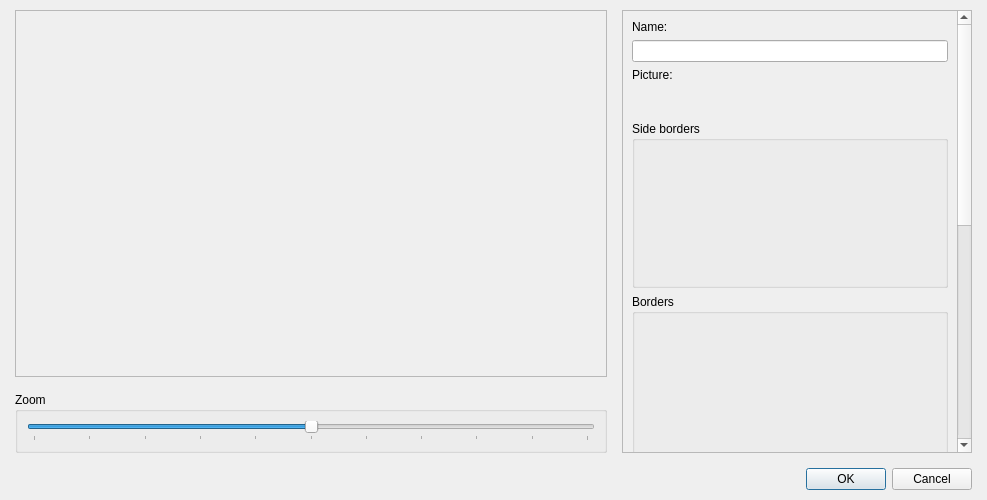
<?xml version="1.0" encoding="UTF-8"?>
<ui version="4.0">
 <class>DialogSystemWindowSkin</class>
 <widget class="QDialog" name="DialogSystemWindowSkin">
  <property name="geometry">
   <rect>
    <x>0</x>
    <y>0</y>
    <width>987</width>
    <height>500</height>
   </rect>
  </property>
  <property name="windowTitle">
   <string>Window skin...</string>
  </property>
  <layout class="QVBoxLayout" name="verticalLayout_10">
   <property name="leftMargin">
    <number>15</number>
   </property>
   <property name="topMargin">
    <number>10</number>
   </property>
   <property name="rightMargin">
    <number>15</number>
   </property>
   <property name="bottomMargin">
    <number>10</number>
   </property>
   <item>
    <layout class="QVBoxLayout" name="verticalLayout_8">
     <property name="spacing">
      <number>15</number>
     </property>
     <item>
      <layout class="QHBoxLayout" name="horizontalLayout_2" stretch="1,0">
       <item>
        <layout class="QVBoxLayout" name="verticalLayout" stretch="1,0">
         <item>
          <widget class="QScrollArea" name="scrollArea_2">
           <property name="widgetResizable">
            <bool>true</bool>
           </property>
           <widget class="QWidget" name="scrollAreaWidgetContents_2">
            <property name="geometry">
             <rect>
              <x>0</x>
              <y>0</y>
              <width>593</width>
              <height>362</height>
             </rect>
            </property>
            <layout class="QGridLayout" name="gridLayout_9">
             <property name="leftMargin">
              <number>0</number>
             </property>
             <property name="topMargin">
              <number>0</number>
             </property>
             <property name="rightMargin">
              <number>0</number>
             </property>
             <property name="bottomMargin">
              <number>0</number>
             </property>
             <property name="spacing">
              <number>0</number>
             </property>
             <item row="0" column="0">
              <layout class="QGridLayout" name="gridLayout" columnstretch="1,0">
               <property name="spacing">
                <number>0</number>
               </property>
               <item row="0" column="0">
                <widget class="WidgetShowPicture" name="widgetShowPicture" native="true">
                 <property name="minimumSize">
                  <size>
                   <width>0</width>
                   <height>0</height>
                  </size>
                 </property>
                 <property name="maximumSize">
                  <size>
                   <width>16777215</width>
                   <height>16777215</height>
                  </size>
                 </property>
                </widget>
               </item>
               <item row="0" column="1">
                <spacer name="horizontalSpacer_2">
                 <property name="orientation">
                  <enum>Qt::Horizontal</enum>
                 </property>
                 <property name="sizeHint" stdset="0">
                  <size>
                   <width>108</width>
                   <height>288</height>
                  </size>
                 </property>
                </spacer>
               </item>
               <item row="1" column="0" colspan="2">
                <spacer name="verticalSpacer">
                 <property name="orientation">
                  <enum>Qt::Vertical</enum>
                 </property>
                 <property name="sizeHint" stdset="0">
                  <size>
                   <width>558</width>
                   <height>40</height>
                  </size>
                 </property>
                </spacer>
               </item>
              </layout>
             </item>
            </layout>
           </widget>
          </widget>
         </item>
         <item>
          <widget class="QGroupBox" name="groupBoxZoom">
           <property name="title">
            <string>Zoom</string>
           </property>
           <layout class="QGridLayout" name="gridLayout_4">
            <item row="0" column="0">
             <widget class="QSlider" name="horizontalSlider">
              <property name="minimum">
               <number>-5</number>
              </property>
              <property name="maximum">
               <number>5</number>
              </property>
              <property name="pageStep">
               <number>1</number>
              </property>
              <property name="sliderPosition">
               <number>0</number>
              </property>
              <property name="tracking">
               <bool>true</bool>
              </property>
              <property name="orientation">
               <enum>Qt::Horizontal</enum>
              </property>
              <property name="invertedAppearance">
               <bool>false</bool>
              </property>
              <property name="invertedControls">
               <bool>false</bool>
              </property>
              <property name="tickPosition">
               <enum>QSlider::TicksBelow</enum>
              </property>
              <property name="tickInterval">
               <number>1</number>
              </property>
             </widget>
            </item>
           </layout>
          </widget>
         </item>
        </layout>
       </item>
       <item>
        <widget class="QScrollArea" name="scrollArea">
         <property name="minimumSize">
          <size>
           <width>350</width>
           <height>0</height>
          </size>
         </property>
         <property name="maximumSize">
          <size>
           <width>350</width>
           <height>16777215</height>
          </size>
         </property>
         <property name="widgetResizable">
          <bool>true</bool>
         </property>
         <widget class="QWidget" name="scrollAreaWidgetContents">
          <property name="geometry">
           <rect>
            <x>0</x>
            <y>0</y>
            <width>334</width>
            <height>948</height>
           </rect>
          </property>
          <layout class="QGridLayout" name="gridLayout_8">
           <item row="0" column="0">
            <layout class="QVBoxLayout" name="verticalLayout_7">
             <item>
              <widget class="QLabel" name="labelName">
               <property name="text">
                <string>Name:</string>
               </property>
              </widget>
             </item>
             <item>
              <widget class="QLineEdit" name="lineEditName"/>
             </item>
             <item>
              <widget class="QLabel" name="labelPicture">
               <property name="text">
                <string>Picture:</string>
               </property>
              </widget>
             </item>
             <item>
              <widget class="WidgetPicture" name="widgetPicture" native="true">
               <property name="minimumSize">
                <size>
                 <width>200</width>
                 <height>27</height>
                </size>
               </property>
               <property name="maximumSize">
                <size>
                 <width>200</width>
                 <height>27</height>
                </size>
               </property>
              </widget>
             </item>
             <item>
              <widget class="QGroupBox" name="groupBoxSideBorders">
               <property name="title">
                <string>Side borders</string>
               </property>
               <layout class="QGridLayout" name="gridLayout_2">
                <item row="0" column="0">
                 <layout class="QVBoxLayout" name="verticalLayout_2">
                  <item>
                   <widget class="WidgetSelectRect" name="widgetSelectRectTopLeft" native="true">
                    <property name="minimumSize">
                     <size>
                      <width>0</width>
                      <height>27</height>
                     </size>
                    </property>
                    <property name="maximumSize">
                     <size>
                      <width>16777215</width>
                      <height>27</height>
                     </size>
                    </property>
                   </widget>
                  </item>
                  <item>
                   <widget class="WidgetSelectRect" name="widgetSelectRectTopRight" native="true">
                    <property name="minimumSize">
                     <size>
                      <width>0</width>
                      <height>27</height>
                     </size>
                    </property>
                    <property name="maximumSize">
                     <size>
                      <width>16777215</width>
                      <height>27</height>
                     </size>
                    </property>
                   </widget>
                  </item>
                  <item>
                   <widget class="WidgetSelectRect" name="widgetSelectRectBotLeft" native="true">
                    <property name="minimumSize">
                     <size>
                      <width>0</width>
                      <height>27</height>
                     </size>
                    </property>
                    <property name="maximumSize">
                     <size>
                      <width>16777215</width>
                      <height>27</height>
                     </size>
                    </property>
                   </widget>
                  </item>
                  <item>
                   <widget class="WidgetSelectRect" name="widgetSelectRectBotRight" native="true">
                    <property name="minimumSize">
                     <size>
                      <width>0</width>
                      <height>27</height>
                     </size>
                    </property>
                    <property name="maximumSize">
                     <size>
                      <width>16777215</width>
                      <height>27</height>
                     </size>
                    </property>
                   </widget>
                  </item>
                 </layout>
                </item>
               </layout>
              </widget>
             </item>
             <item>
              <widget class="QGroupBox" name="groupBoxBorders">
               <property name="title">
                <string>Borders</string>
               </property>
               <layout class="QGridLayout" name="gridLayout_3">
                <item row="0" column="0">
                 <layout class="QVBoxLayout" name="verticalLayout_3">
                  <item>
                   <widget class="WidgetSelectRect" name="widgetSelectRectLeft" native="true">
                    <property name="minimumSize">
                     <size>
                      <width>0</width>
                      <height>27</height>
                     </size>
                    </property>
                    <property name="maximumSize">
                     <size>
                      <width>16777215</width>
                      <height>27</height>
                     </size>
                    </property>
                   </widget>
                  </item>
                  <item>
                   <widget class="WidgetSelectRect" name="widgetSelectRectRight" native="true">
                    <property name="minimumSize">
                     <size>
                      <width>0</width>
                      <height>27</height>
                     </size>
                    </property>
                    <property name="maximumSize">
                     <size>
                      <width>16777215</width>
                      <height>27</height>
                     </size>
                    </property>
                   </widget>
                  </item>
                  <item>
                   <widget class="WidgetSelectRect" name="widgetSelectRectTop" native="true">
                    <property name="minimumSize">
                     <size>
                      <width>0</width>
                      <height>27</height>
                     </size>
                    </property>
                    <property name="maximumSize">
                     <size>
                      <width>16777215</width>
                      <height>27</height>
                     </size>
                    </property>
                   </widget>
                  </item>
                  <item>
                   <widget class="WidgetSelectRect" name="widgetSelectRectBot" native="true">
                    <property name="minimumSize">
                     <size>
                      <width>0</width>
                      <height>27</height>
                     </size>
                    </property>
                    <property name="maximumSize">
                     <size>
                      <width>16777215</width>
                      <height>27</height>
                     </size>
                    </property>
                   </widget>
                  </item>
                 </layout>
                </item>
               </layout>
              </widget>
             </item>
             <item>
              <widget class="QGroupBox" name="groupBoxBackground">
               <property name="title">
                <string>Background</string>
               </property>
               <layout class="QGridLayout" name="gridLayout_5">
                <item row="0" column="0">
                 <layout class="QVBoxLayout" name="verticalLayout_4">
                  <item>
                   <widget class="WidgetSelectRect" name="widgetSelectRectBackground" native="true">
                    <property name="minimumSize">
                     <size>
                      <width>0</width>
                      <height>27</height>
                     </size>
                    </property>
                    <property name="maximumSize">
                     <size>
                      <width>16777215</width>
                      <height>27</height>
                     </size>
                    </property>
                   </widget>
                  </item>
                  <item>
                   <widget class="WidgetSelectRect" name="widgetSelectRectBackgroundSelection" native="true">
                    <property name="minimumSize">
                     <size>
                      <width>0</width>
                      <height>27</height>
                     </size>
                    </property>
                    <property name="maximumSize">
                     <size>
                      <width>16777215</width>
                      <height>27</height>
                     </size>
                    </property>
                   </widget>
                  </item>
                  <item>
                   <layout class="QHBoxLayout" name="horizontalLayout" stretch="0,0,1">
                    <item>
                     <widget class="QLabel" name="labelOption">
                      <property name="text">
                       <string>Option:</string>
                      </property>
                     </widget>
                    </item>
                    <item>
                     <widget class="QComboBox" name="comboBoxOptionBackground"/>
                    </item>
                    <item>
                     <spacer name="horizontalSpacer">
                      <property name="orientation">
                       <enum>Qt::Horizontal</enum>
                      </property>
                      <property name="sizeHint" stdset="0">
                       <size>
                        <width>98</width>
                        <height>20</height>
                       </size>
                      </property>
                     </spacer>
                    </item>
                   </layout>
                  </item>
                 </layout>
                </item>
               </layout>
              </widget>
             </item>
             <item>
              <widget class="QGroupBox" name="groupBoxArrows">
               <property name="title">
                <string>Arrows</string>
               </property>
               <layout class="QGridLayout" name="gridLayout_6">
                <item row="0" column="0">
                 <layout class="QVBoxLayout" name="verticalLayout_5">
                  <item>
                   <widget class="WidgetSelectRect" name="widgetSelectRectArrowTargetSelection" native="true">
                    <property name="minimumSize">
                     <size>
                      <width>0</width>
                      <height>27</height>
                     </size>
                    </property>
                    <property name="maximumSize">
                     <size>
                      <width>16777215</width>
                      <height>27</height>
                     </size>
                    </property>
                   </widget>
                  </item>
                  <item>
                   <widget class="WidgetSelectRect" name="widgetSelectRectArrowEndMessage" native="true">
                    <property name="minimumSize">
                     <size>
                      <width>0</width>
                      <height>27</height>
                     </size>
                    </property>
                    <property name="maximumSize">
                     <size>
                      <width>16777215</width>
                      <height>27</height>
                     </size>
                    </property>
                   </widget>
                  </item>
                  <item>
                   <widget class="WidgetSelectRect" name="widgetSelectRectArrowUpDown" native="true">
                    <property name="minimumSize">
                     <size>
                      <width>0</width>
                      <height>27</height>
                     </size>
                    </property>
                    <property name="maximumSize">
                     <size>
                      <width>16777215</width>
                      <height>27</height>
                     </size>
                    </property>
                   </widget>
                  </item>
                 </layout>
                </item>
               </layout>
              </widget>
             </item>
             <item>
              <widget class="QGroupBox" name="groupBoxTexts">
               <property name="title">
                <string>Texts</string>
               </property>
               <layout class="QGridLayout" name="gridLayout_7">
                <item row="0" column="0">
                 <layout class="QVBoxLayout" name="verticalLayout_6">
                  <item>
                   <widget class="WidgetSelectRect" name="widgetSelectRectTextNormal" native="true">
                    <property name="minimumSize">
                     <size>
                      <width>0</width>
                      <height>27</height>
                     </size>
                    </property>
                    <property name="maximumSize">
                     <size>
                      <width>16777215</width>
                      <height>27</height>
                     </size>
                    </property>
                   </widget>
                  </item>
                  <item>
                   <widget class="WidgetSelectRect" name="widgetSelectRectTextHeal" native="true">
                    <property name="minimumSize">
                     <size>
                      <width>0</width>
                      <height>27</height>
                     </size>
                    </property>
                    <property name="maximumSize">
                     <size>
                      <width>16777215</width>
                      <height>27</height>
                     </size>
                    </property>
                   </widget>
                  </item>
                  <item>
                   <widget class="WidgetSelectRect" name="widgetSelectRectTextCritical" native="true">
                    <property name="minimumSize">
                     <size>
                      <width>0</width>
                      <height>27</height>
                     </size>
                    </property>
                    <property name="maximumSize">
                     <size>
                      <width>16777215</width>
                      <height>27</height>
                     </size>
                    </property>
                   </widget>
                  </item>
                  <item>
                   <widget class="WidgetSelectRect" name="widgetSelectRectTextMiss" native="true">
                    <property name="minimumSize">
                     <size>
                      <width>0</width>
                      <height>27</height>
                     </size>
                    </property>
                    <property name="maximumSize">
                     <size>
                      <width>16777215</width>
                      <height>27</height>
                     </size>
                    </property>
                   </widget>
                  </item>
                 </layout>
                </item>
               </layout>
              </widget>
             </item>
            </layout>
           </item>
          </layout>
         </widget>
        </widget>
       </item>
      </layout>
     </item>
     <item>
      <widget class="QDialogButtonBox" name="buttonBox">
       <property name="orientation">
        <enum>Qt::Horizontal</enum>
       </property>
       <property name="standardButtons">
        <set>QDialogButtonBox::Cancel|QDialogButtonBox::Ok</set>
       </property>
      </widget>
     </item>
    </layout>
   </item>
  </layout>
 </widget>
 <customwidgets>
  <customwidget>
   <class>WidgetPicture</class>
   <extends>QWidget</extends>
   <header>widgetpicture.h</header>
   <container>1</container>
  </customwidget>
  <customwidget>
   <class>WidgetShowPicture</class>
   <extends>QWidget</extends>
   <header>widgetshowpicture.h</header>
   <container>1</container>
  </customwidget>
  <customwidget>
   <class>WidgetSelectRect</class>
   <extends>QWidget</extends>
   <header>widgetselectrect.h</header>
   <container>1</container>
  </customwidget>
 </customwidgets>
 <resources/>
 <connections>
  <connection>
   <sender>buttonBox</sender>
   <signal>accepted()</signal>
   <receiver>DialogSystemWindowSkin</receiver>
   <slot>accept()</slot>
   <hints>
    <hint type="sourcelabel">
     <x>248</x>
     <y>254</y>
    </hint>
    <hint type="destinationlabel">
     <x>157</x>
     <y>274</y>
    </hint>
   </hints>
  </connection>
  <connection>
   <sender>buttonBox</sender>
   <signal>rejected()</signal>
   <receiver>DialogSystemWindowSkin</receiver>
   <slot>reject()</slot>
   <hints>
    <hint type="sourcelabel">
     <x>316</x>
     <y>260</y>
    </hint>
    <hint type="destinationlabel">
     <x>286</x>
     <y>274</y>
    </hint>
   </hints>
  </connection>
 </connections>
</ui>
